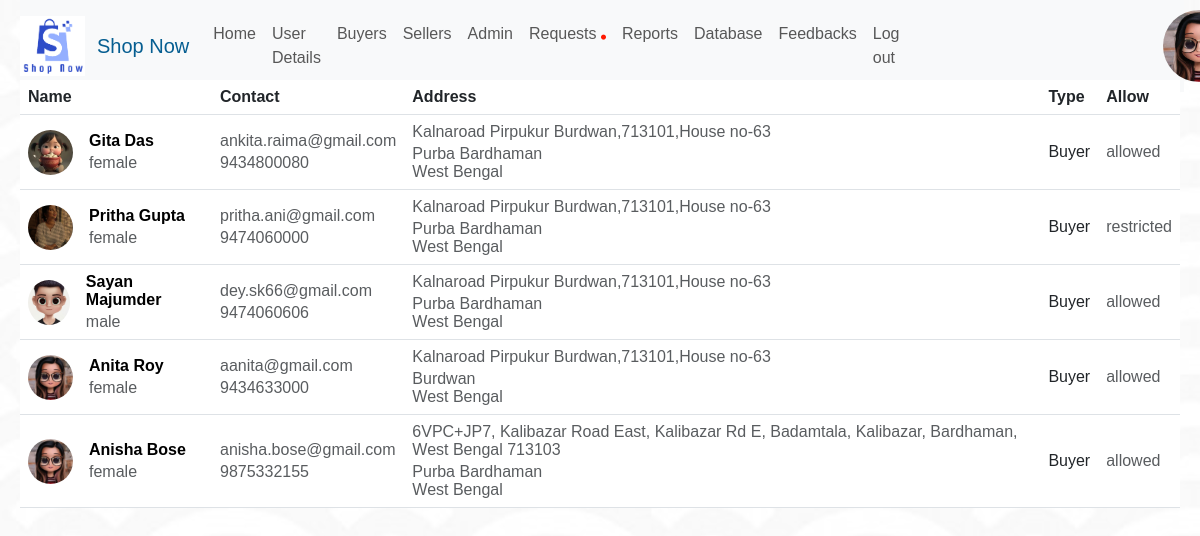
The app's page /AdminBuyerPage.php (signed in) with its own data.
### tables this page shows
CREATE TABLE `buyerdetails` (
  `Serial_no` int(11) NOT NULL,
  `Name` varchar(255) NOT NULL,
  `Gender` varchar(25) NOT NULL,
  `Email` varchar(255) NOT NULL,
  `Username` varchar(255) NOT NULL,
  `Password` varchar(255) NOT NULL,
  `Phone_no` varchar(25) NOT NULL,
  `City` varchar(255) NOT NULL,
  `Address` varchar(256) NOT NULL,
  `State` varchar(256) NOT NULL,
  `Photo_Id` varchar(255) NOT NULL,
  `Allow` varchar(255) DEFAULT NULL,
  `Question` varchar(255) NOT NULL,
  `Answer` varchar(255) NOT NULL
);

### AdminBuyerPage.php (the view, shortened to what this page needs)
<?php
include_once('database.php');
?>
<html>
    <head>
    <link rel="stylesheet" href="#">
    <link rel="stylesheet" href="style.css">
<link rel="stylesheet" href="https://cdnjs.cloudflare.com/ajax/libs/font-awesome/4.7.0/css/font-awesome.min.css">
    <link href="https://cdn.jsdelivr.net/npm/bootstrap@5.3.0-alpha1/dist/css/bootstrap.min.css" rel="stylesheet">
    <link rel="stylesheet" href="https://cdnjs.cloudflare.com/ajax/libs/font-awesome/4.7.0/css/font-awesome.min.css">
<link rel="stylesheet" href="https://cdnjs.cloudflare.com/ajax/libs/font-awesome/6.4.0/css/all.min.css" />
    </head>
    <body style="background-color:hsl(0,0%,95%); margin:0 20px; font-family: 'Gill Sans', 'Gill Sans MT', Calibri, 'Trebuchet MS', sans-serif; " onload="myFunction()">
<?php
$email=$_SESSION['admin'];
$sql="SELECT * FROM admindetails WHERE Email='$email'";
$result=mysqli_query($conn,$sql);
if(mysqli_num_rows($result)>0){
    while($row=mysqli_fetch_assoc($result)){
        $bgn=$row['Gender'];
        $bpid=$row['Photo_id'];
        if(!empty($bpid)){
            $photo="adminUpload/".$bpid;
        }
        else{
            $bgn=strtolower($bgn);
            $photo="uploads/".$bgn.".jpg";
        }
      }
}
else{
    echo "<div  class='alert alert-danger' role='alert'>Something went wrong. Please try again later!!
  </div>";
}
?>
<?php
$s="SELECT * FROM sellerdetails WHERE Allow=''";
$r=mysqli_query($conn,$s);
if(mysqli_num_rows($r)>0){
  $req="<i class='fa-solid fa-circle' style='color: #ff1900;font-size:5px'></i>";
}
else{
  $req="";
}
?>
    <nav class="navbar navbar-expand-lg navbar-light bg-light  pr-4" style="position:fixed; width:97%;" >
    <img src="uploads/logo.jpg" height="60rem" width="65rem" class="logo mt-2 mb-2 ml-2">
  <a class="navbar-brand" href="index.php" style="color:rgb(6, 94, 145) ;padding-left: 1vw; "> Shop Now</a>
  <div class="collapse navbar-collapse" id="navbarSupportedContent">
    <ul class="navbar-nav mr-4">
      <li class="nav-item active">
        <a class="nav-link " href="AdminHomepage.php">Home</a>
      </li>
      <li class="nav-item">
        <a class="nav-link " href="AdminUserDetails.php">User Details</a>
      </li>
      <li class="nav-item">
        <a class="nav-link "  href="AdminBuyerPage.php" >Buyers</a>
      </li>
      <li class="nav-item">
        <a class="nav-link "  href="AdminSellerPage.php"  >Sellers</a>
      </li>
      <li class="nav-item">
        <a class="nav-link "  href="AdminPage.php"  >Admin</a>
      </li>
      <li>
      <a class="nav-link" href="SellerRequests.php" >Requests&nbsp;<?php echo $req ?></a>
      </li>
      <li>
      <a class="nav-link" href="reports.php" >Reports</a>
      </li>
      <li>
      <a class="nav-link" href="Adminddatabase.php" >Database</a>
      </li>
      <li>
      <a class="nav-link" href="AdminFeedback.php" >Feedbacks</a>
      </li>
      <li class="nav-item">
        <a class="nav-link " href="logout.php">Log out</a>
      </li>
    </ul>
<div class="float-right icon">
  <a href="AdminUserDetails.php" style="display:flex;"><img src="<?php echo $photo ?>" style="height:9vh; width:9vh; object-fit: cover;  border-radius: 50px; margin-left:16rem; cursor:pointer"></a></div>
</nav>
<table class="table align-middle mb-0 bg-white" style=" position:relative;top:5rem;">
  <thead class="bg-light mt-4">
    <tr>
      <th>Name</th>
      <th>Contact</th>
      <th>Address</th>
      <th>Type</th>
      <th>Allow</th>
    </tr>
  </thead>
  <tbody>
<?php
$sql="SELECT * FROM buyerdetails";
$result=mysqli_query($conn,$sql);
if(mysqli_num_rows($result)>0){
    while($row=mysqli_fetch_assoc($result)){
        $Serial_no=$row['Serial_no'];
        $Name=$row['Name'];
        $Gender=$row['Gender'];
        $Email=$row['Email'];
        $Phone_no=$row['Phone_no'];
        $City=$row['City'];
        $Address=$row['Address'];
        $State=$row['State'];
        $Photo_Id=$row['Photo_Id'];
        $Allow=$row['Allow'];
        if(!empty($Photo_Id)){
            $photo="buyerUpload/".$Photo_Id;
        }
        else{
            $photo="uploads/".$Gender.".jpg";
        }
        if($Allow=="allowed" || $Allow=="restricted" ){
?>
<tr <?php echo ($Allow=='restricted')? "style='background:rgba(243, 30, 30, 0.400)'":"" ?>>
      <td>
        <div class="d-flex align-items-center">
          <img
              src="<?php echo $photo ?>"
              alt=""
              style="width: 45px; height: 45px; object-fit: cover;"
              class="rounded-circle"
              />
          <div class="ms-3">
          <a  href="BuyerView.php?id=<?php echo $Serial_no?>" style="text-decoration:none; color:black"><p class="fw-bold link2 mb-1"><?php echo $Name?></p></a>
      <p class="text-muted mb-0"><?php echo $Gender?></p>
          </div>
        </div>
      </td>
      <td>
      <p class="text-muted mb-1"><?php echo $Email?></p>
        <p class="text-muted mb-0"><?php echo $Phone_no?></p>
      </td>
      <td>
      <p class="text-muted mb-1"><?php echo $Address?></p>
     <p class="text-muted mb-0"><?php echo $City?></p>
     <p class="text-muted mb-0"><?php echo $State?></p>
      </td>
      <td>Buyer</td>
      <td>
     <p class="text-muted mb-0"><?php echo $Allow?></p>
      </td>
    </tr>
    <?php
     }
    }
}
    ?>
  </tbody>
</table>
    </body></html>

### style.css (style rules this page uses)
* { margin: 0; padding: 0; }

### AdminBuyerPage.php (style rules this page uses)
* { padding:0; margin:0; }
body { background-color:rgba(88, 88, 88, 0.856); background-size: cover; background-image:url("uploads/b1.jpg"); background-blend-mode: lighten; }

### records on screen
buyerdetails: Photo_Id (picture), Name "Gita Das", Gender "female", Email "ankita.raima@gmail.com", Phone_no "9434800080", Address "Kalnaroad Pirpukur Burdwan,713101,House no-63", City "Purba Bardhaman", State "West Bengal", Allow "allowed"
buyerdetails: Photo_Id (picture), Name "Pritha Gupta", Gender "female", Email "pritha.ani@gmail.com", Phone_no "9474060000", Address "Kalnaroad Pirpukur Burdwan,713101,House no-63", City "Purba Bardhaman", State "West Bengal", Allow "restricted"
buyerdetails: Gender (picture), Name "Sayan Majumder", Gender "male", Email "dey.sk66@gmail.com", Phone_no "9474060606", Address "Kalnaroad Pirpukur Burdwan,713101,House no-63", City "Purba Bardhaman", State "West Bengal", Allow "allowed"
buyerdetails: Gender (picture), Name "Anita Roy", Gender "female", Email "aanita@gmail.com", Phone_no "9434633000", Address "Kalnaroad Pirpukur Burdwan,713101,House no-63", City "Burdwan", State "West Bengal", Allow "allowed"
buyerdetails: Gender (picture), Name "Anisha Bose", Gender "female", Email "anisha.bose@gmail.com", Phone_no "9875332155", Address "6VPC+JP7, Kalibazar Road East, Kalibazar Rd E, Badamtala, Kalibazar, Bardhaman, West Bengal 713103", City "Purba Bardhaman", State "West Bengal", Allow "allowed"
